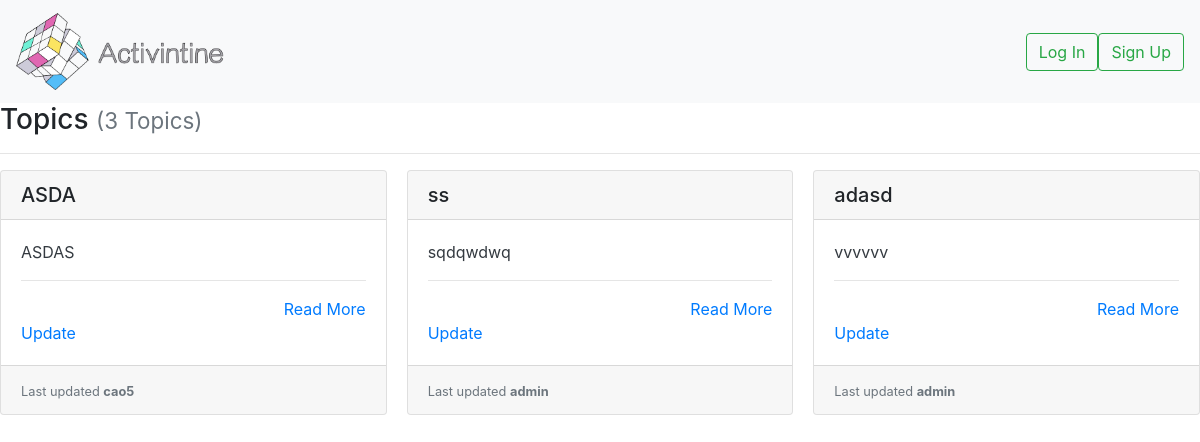
Screenshot of /list_of_topics/ with the database file from the repository.
### project/models.py (models this page shows, shortened)
class Topic(models.Model):
    title = models.CharField(max_length=settings.PROJECT_TOPIC_TITLE_MAX_LENGTH, unique=True,
                             help_text="Title of your Topic.")
    author = models.ForeignKey(User, on_delete=models.PROTECT,
                               help_text="The user that posted this article.")
    slug = models.CharField(max_length=settings.PROJECT_TOPIC_TITLE_MAX_LENGTH, blank=True, editable=False,
                            help_text="Unique URL path to access this Topic. Generated by the system.")
    content = models.TextField(
        help_text="Write the content of your Topic here.")
    created = models.DateTimeField(auto_now_add=True,
                                   help_text="The date and time this Topic was created. Automatically generated when the model saves.")
    modified = models.DateTimeField(auto_now=True,
                                    help_text="The date and time this Topic was updated. Automatically generated when the model updates.")

### project/views.py (the view)
# urls.py: path('list_of_topics/', TopicListView.as_view(), name='accounts'),
class TopicListView(generic.ListView):
    model = Topic
    def get(self, request):
        topics = self.get_queryset().all()
        return render(request, 'list.html', {
          'topics': topics
        })

### project/templates/list.html (shortened to what this page needs)
{% load static %}
<!DOCTYPE html>
<html lang="en">
<head>
    <link rel="stylesheet" href="https://stackpath.bootstrapcdn.com/bootstrap/4.4.1/css/bootstrap.min.css">
</head>
<body>
    <nav class="navbar navbar-expand-lg navbar-light bg-light">
        <div class="collapse navbar-collapse" id="navbarTogglerDemo01">
            <a class="navbar-brand" href="{% url 'home-page' %}"><img src="{% static 'images/logoact.png' %}" alt=""></a>
            <form class="form-inline my-2 my-lg-0">
            {% if user.is_authenticated %}
        <div class="text-white">Hello, <strong>{{ user.username }}!</strong></div>
        <a href="{% url 'topic-create-project' %}" class="btn btn-outline-success my-2 my-sm-0" id="sign">Create Code</a>
        <a href="{% url 'logout' %}"  class="btn btn-outline-success my-2 my-sm-0" id="log">Log Out</a>
        {% else %}
        <a href="{% url 'login' %}" class="btn btn-outline-success my-2 my-sm-0" id="log" type="submit">Log In</a>
        <a href="{% url 'templates-signup-page' %}" class="btn btn-outline-success my-2 my-sm-0" id="sign" type="submit">Sign Up</a>
        {% endif %}
    </form>
        </div>
    </nav>
    {% block content %}
    <h3>Topics {% if topics %}<small class="text-muted">({{ topics|length }} Topic{{ topics|length|pluralize:"s" }})</small>{% endif %}</h3>
    <hr>
    {% if topics %}
      <div class="card-columns">
        {% for topic in topics %}
          {% include "partials/card.html" %}
        {% endfor %}
      </div>
    {% else %}
      <div class="alert alert-primary" role="alert">No pages to display.</div>
    {% endif %}
    {% endblock %}
</body>
</html>

### project/templates/partials/card.html
<div class="card mb-3">
  <h5 class="card-header ">{{ topic.title }}</h5>
  <div class="card-body border-dark">
    <p class="card-text text-dark">
      {{ topic.content|truncatewords_html:30 }}
      <hr>
      <div class="text-right"><a href="{% url 'topic-details-project' topic.slug %}" title="Read More">Read More</a></div>
      <div class="text-left"><a href="{% url 'topic-update-project' topic.pk %}" title="Update">Update</a></div>
  </div>
  <div class="card-footer">
    <small class="text-muted">Last updated  <b>{{ topic.author.username }}</b></small>
  </div>
</div>

### rows the page displays
Topic: title "ASDA", content "ASDAS", author.username "cao5"
Topic: title "ss", content "sqdqwdwq", author.username "admin"
Topic: title "adasd", content "vvvvvv", author.username "admin"

### other values shown
{{ topics|length }} "3"
